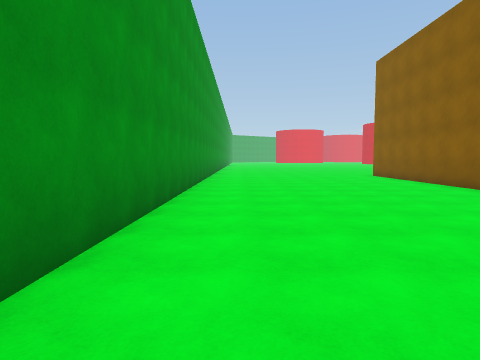
View 1 (above)

19 first-person views from a walk through a Unity game level. The camera is 1.5 m above the floor, tilts 4° down and sees 75° across. The floor is counted in squares, 2 m on a side. Each view is taken from the middle of a square. On the plan, view 1 faces up. The plan holds only what a view shows up to about 10 squares ahead; the rest is blank. The place goes on beyond the plan.

View 2
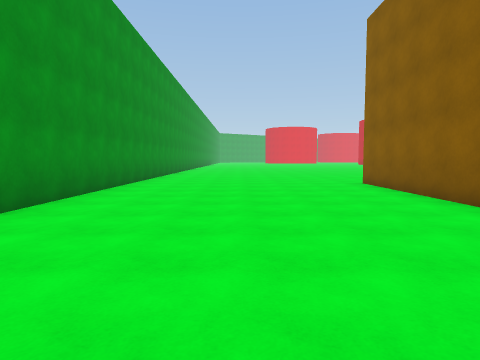

View 3
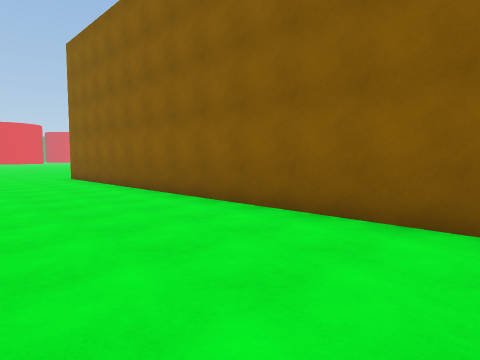

View 4
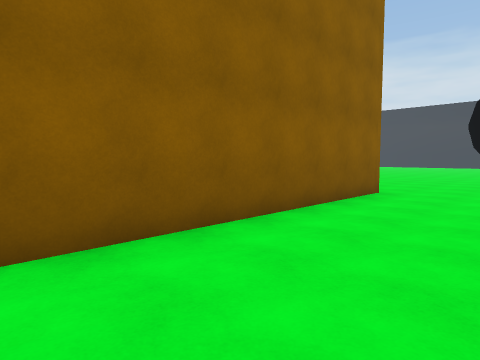

View 5
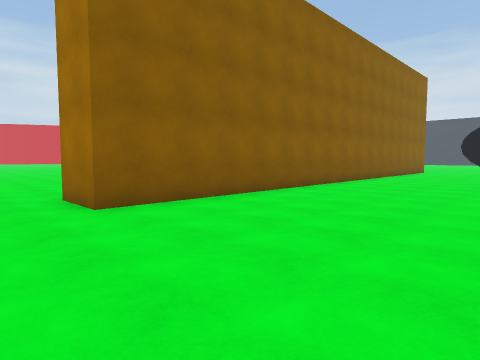

View 6
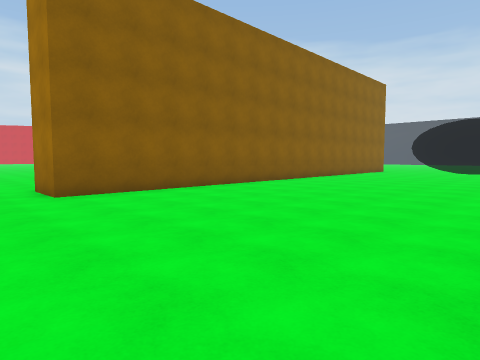

View 7
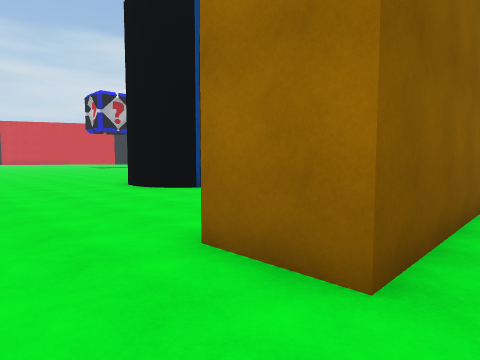

View 8
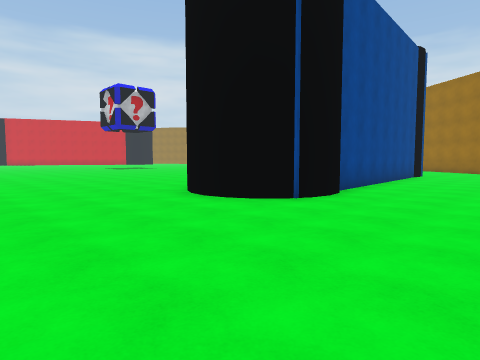

View 9
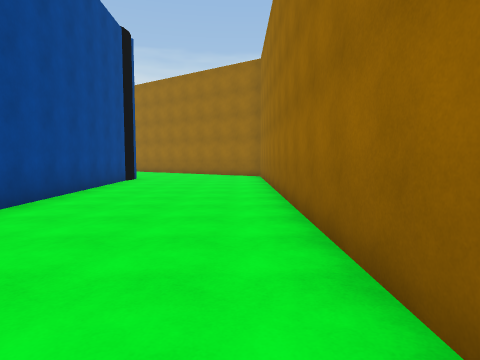

View 10
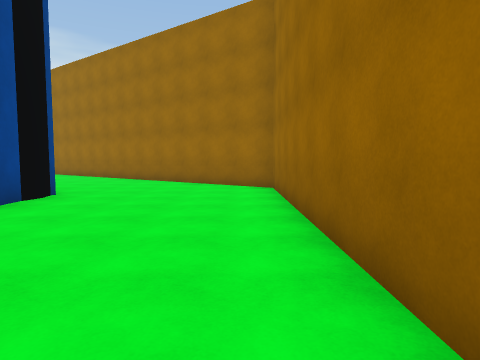

View 11
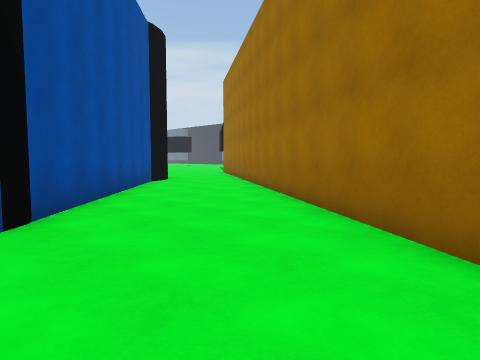

View 12
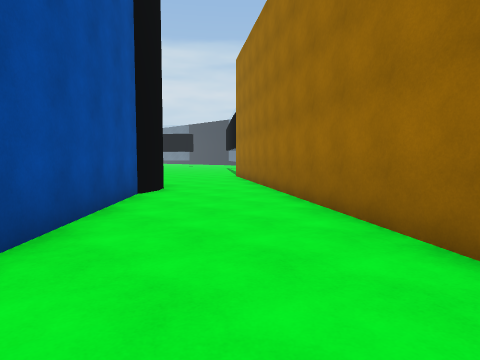

View 13
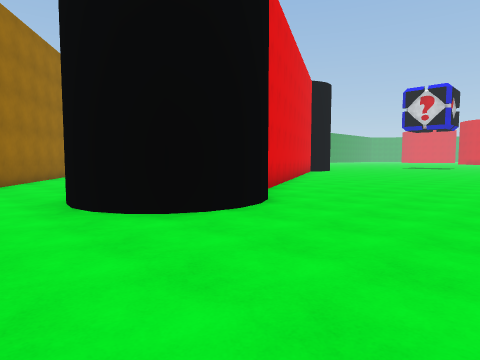

View 14
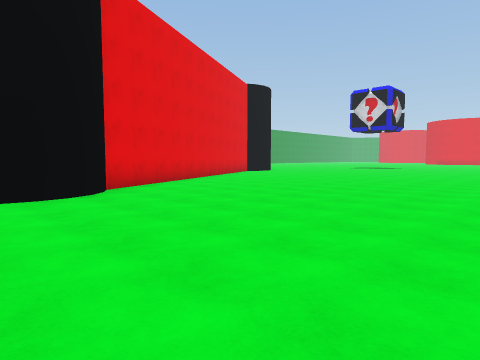

View 15
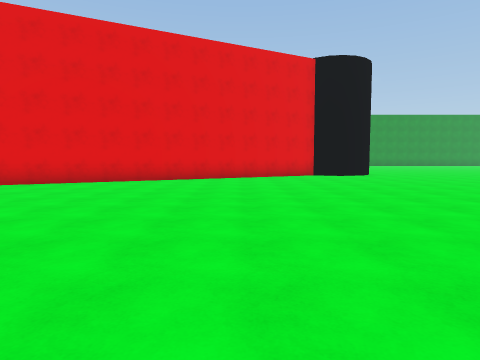

View 16
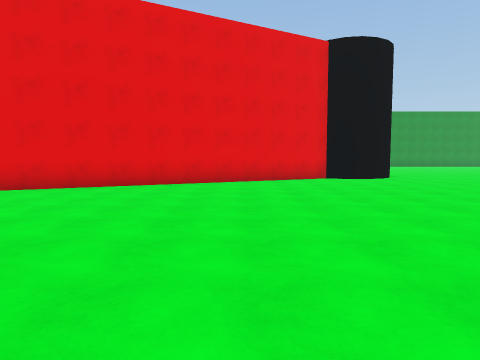

View 17
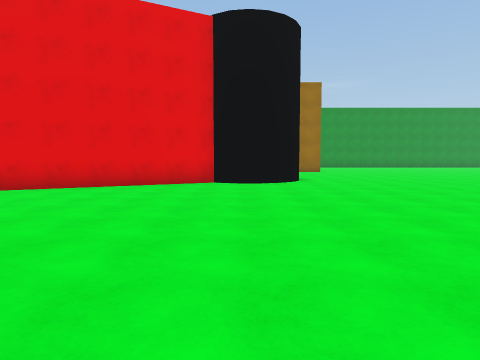

View 18
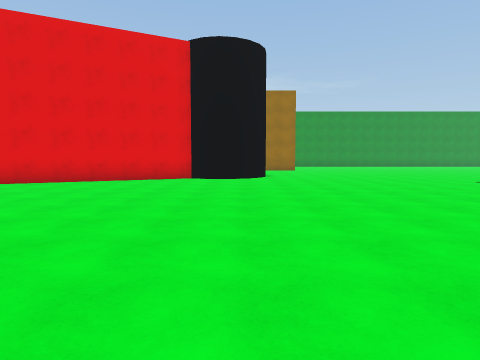

View 19
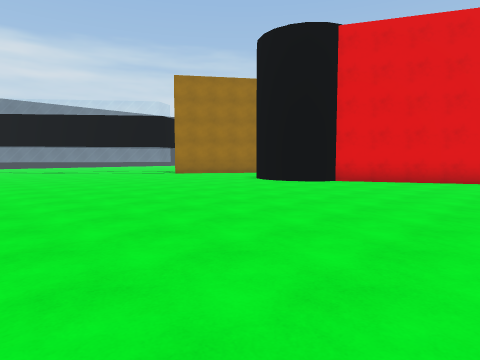

### Floor plan
Points are (right, up) in squares from view 1. A wall is a line through its corners. A room is listed if a view was taken in it or the views show most of it. See-through windows are left out.
Room 1 (views 1, 2, 3, 4, 5, 6, 7)
walls: (-1.2, 14.1) (-1.2, 1.5); (5.7, -2.9) (5.7, 13.3) (7.2, 13.3)
ways out: opening at (6.5, 14.5) to room 2; opening at (4.5, -3.5)
Room 2 (views 8, 9, 10, 11, 12, 13, 14, 15, 16, 17, 18, 19)
walls: (17.8, -5.2) (17.4, -4.8) (17.1, -4) (11.8, 0.6) (11.7, 1.1) (11.8, 1.6); (11.8, 1.5) (11.5, 8.4); (13.6, 10.9) (14, 10.7); (11.2, 8.7) (11.2, 9.3) (11.2, 9.8) (11.5, 10.3) (11.9, 10.7) (12.4, 11) (12.9, 11.1) (13.8, 10.9) (14.4, 10.3) (14.7, 9.8) (14.8, 9.3) (14.7, 8.7) (14.4, 8.2) (19.5, -2) (20, -2.2) (20.4, -2.6) (20.6, -3.1) (20.7, -3.7) (20.6, -4.2); (7.2, 11) (7.2, -0.9) (17.9, -8.4)
ways out: opening at (6.5, 14.5) to room 1

Positions as (right, up) in squares from view 1, and headings:
1: (0, 0), facing up
2: (2, 4), facing up
3: (2, 1), facing up-right
4: (3, 4), facing down-right
5: (1, 15), facing down-right
6: (-1, 15), facing down-right
7: (5, 15), facing down-right
8: (8, 15), facing down-right
9: (8, 12), facing down
10: (8, 7), facing down
11: (8, 1), facing down-right
12: (11, -1), facing down-right
13: (24, -7), facing up-left
14: (27, -5), facing up-left
15: (28, 5), facing left
16: (26, 5), facing left
17: (24, 9), facing left
18: (26, 10), facing left
19: (29, 3), facing down-left
